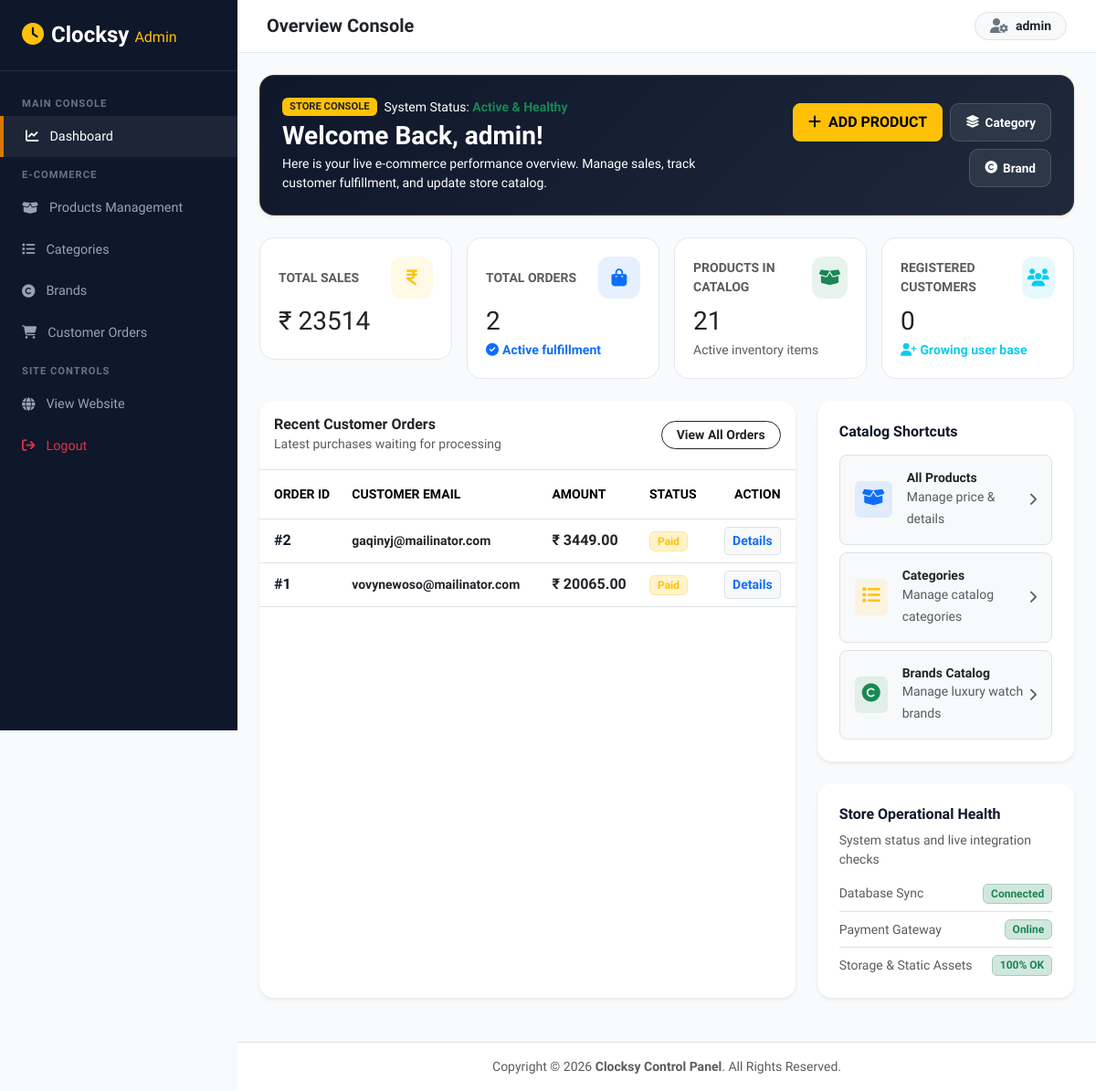
/custom-admin/ (signed in), run on an earlier commit of the app's database.
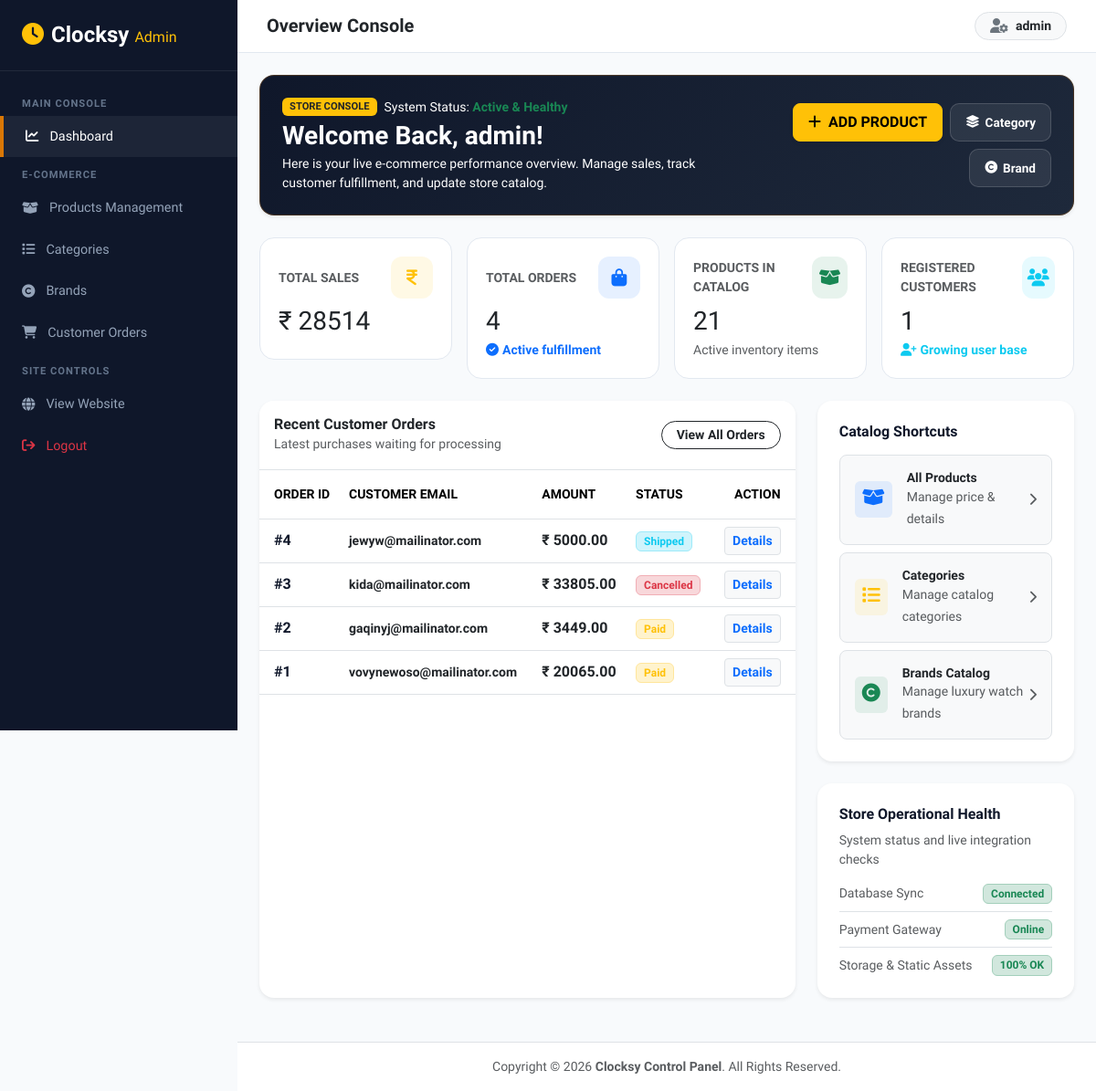
And on a later commit of the database.
### clock_app/models.py (models this page shows, shortened)
class Order(models.Model):
    STATUS = (
        ('Pending', 'Pending'),
        ('Paid', 'Paid'),
        ('Cancelled', 'Cancelled'),
    )
    user = models.ForeignKey(User, on_delete=models.CASCADE)
    name = models.CharField(max_length=100, blank=True, null=True)
    email = models.EmailField(blank=True, null=True)
    phone = models.CharField(max_length=15)
    address = models.TextField()
    total_amount = models.DecimalField(max_digits=10, decimal_places=2)
    razorpay_order_id = models.CharField(max_length=200, blank=True, null=True)
    razorpay_payment_id = models.CharField(max_length=200, blank=True, null=True)
    status = models.CharField(
        max_length=20,
        choices=STATUS,
        default='Pending'
    )
    created_at = models.DateTimeField(auto_now_add=True)

### clock_app/views.py (the view)
# urls.py: path('custom-admin/', views.admin_dashboard, name='admin_dashboard'),
@staff_member_required(login_url='/custom-admin/login/')
def admin_dashboard(request):
    total_orders = Order.objects.count()
    total_products = Product.objects.count()
    revenue_data = Order.objects.exclude(status='Cancelled').aggregate(Sum('total_amount'))
    total_revenue = revenue_data['total_amount__sum'] or 0
    total_customers = User.objects.filter(is_staff=False).count()
    recent_orders = Order.objects.all().order_by('-id')[:10]
    context = {
        'total_orders': total_orders,
        'total_products': total_products,
        'total_revenue': total_revenue,
        'total_customers': total_customers,
        'recent_orders': recent_orders,
    }
    return render(request, 'admin_panel/dashboard.html', context)

### templates/admin_panel/dashboard.html (shortened to what the changed rows need)
{% extends 'admin_panel/admin_layout.html' %}
{% load static %}
{% block admin_content %}
<div class="row g-3 mb-4">
    <div class="col-12 col-sm-6 col-xl-3">
        <div class="stat-card-v2">
            <div class="d-flex align-items-center justify-content-between mb-2">
                <span class="text-muted small fw-bold text-uppercase">Total Sales</span>
                <div class="stat-icon-v2 bg-warning bg-opacity-10 text-warning">
                </div>
            </div>
            <h3 class="fw-extrabold text-dark mb-1">₹ {{ total_revenue }}</h3>
        </div>
    </div>
    <div class="col-12 col-sm-6 col-xl-3">
        <div class="stat-card-v2">
            <div class="d-flex align-items-center justify-content-between mb-2">
                <span class="text-muted small fw-bold text-uppercase">Total Orders</span>
                <div class="stat-icon-v2 bg-primary bg-opacity-10 text-primary">
                </div>
            </div>
            <h3 class="fw-extrabold text-dark mb-1">{{ total_orders }}</h3>
            <div class="d-flex align-items-center gap-1 text-primary small fw-semibold">
                <i class="fa-solid fa-circle-check"></i>
                <span>Active fulfillment</span>
            </div>
        </div>
    </div>
    <div class="col-12 col-sm-6 col-xl-3">
        <div class="stat-card-v2">
            <div class="d-flex align-items-center justify-content-between mb-2">
                <span class="text-muted small fw-bold text-uppercase">Registered Customers</span>
                <div class="stat-icon-v2 bg-info bg-opacity-10 text-info">
                </div>
            </div>
            <h3 class="fw-extrabold text-dark mb-1">{{ total_customers }}</h3>
            <div class="d-flex align-items-center gap-1 text-info small fw-semibold">
                <i class="fa-solid fa-user-plus"></i>
                <span>Growing user base</span>
            </div>
        </div>
    </div>
</div>
<div class="row g-4 mb-4">
    <div class="col-lg-8">
        <div class="card border-0 shadow-sm rounded-4 overflow-hidden bg-white h-100">
            <div class="table-responsive">
                <table class="table align-middle mb-0">
                    <thead class="bg-light text-muted small text-uppercase">
                        <tr>
                            <th class="ps-3 py-3">Order ID</th>
                            <th class="py-3">Customer Email</th>
                            <th class="py-3">Amount</th>
                            <th class="py-3">Status</th>
                            <th class="pe-3 py-3 text-end">Action</th>
                        </tr>
                    </thead>
                    <tbody>
                        {% if recent_orders %}
                            {% for order in recent_orders %}
                            <tr>
                                <td class="ps-3 fw-bold" style="color: #0f172a;">#{{ order.id }}</td>
                                <td>
                                    <span class="fw-semibold text-dark small">{{ order.email|default:"N/A" }}</span>
                                </td>
                                <td class="fw-bold text-dark">₹ {{ order.total_amount }}</td>
                                <td>
                                    {% if order.status == 'Delivered' %}
                                        <span class="badge bg-success-subtle text-success border border-success-subtle fw-bold px-2 py-1">Delivered</span>
                                    {% elif order.status == 'Shipped' %}
                                        <span class="badge bg-info-subtle text-info border border-info-subtle fw-bold px-2 py-1">Shipped</span>
                                    {% elif order.status == 'Cancelled' %}
                                        <span class="badge bg-danger-subtle text-danger border border-danger-subtle fw-bold px-2 py-1">Cancelled</span>
                                    {% else %}
                                        <span class="badge bg-warning-subtle text-warning border border-warning-subtle fw-bold px-2 py-1">{{ order.status|default:"Paid" }}</span>
                                    {% endif %}
                                </td>
                                <td class="pe-3 text-end">
                                    <a href="{% url 'admin_order_detail' order.id %}" class="btn btn-sm btn-light border text-primary fw-semibold">
                                        Details
                                    </a>
                                </td>
                            </tr>
                            {% endfor %}
                        {% else %}
                            <tr>
                                <td colspan="5" class="text-center py-5 text-muted small">No recent customer orders found.</td>
                            </tr>
                        {% endif %}
                    </tbody>
                </table>
            </div>
        </div>
    </div>
</div>
{% endblock admin_content %}

What changed in the data, as far as the page shows it:
added Order: id "4", email "jewyw@mailinator.com", total_amount "5000.00", status "Shipped"
added Order: id "3", email "kida@mailinator.com", total_amount "33805.00", status "Cancelled"
Also different on the page:
{{ total_revenue }}: "23514" → "28514"
{{ total_orders }}: "2" → "4"
{{ total_customers }}: "0" → "1"
